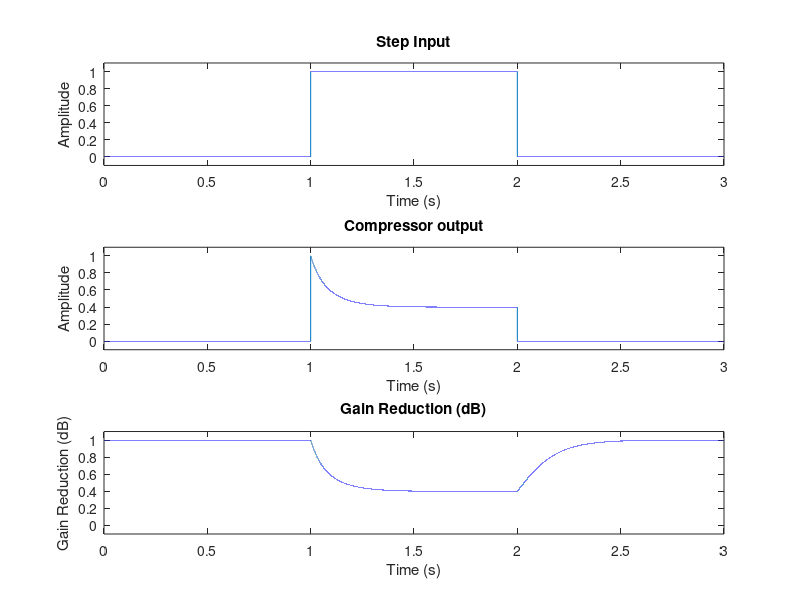

Reproduce this figure in MATLAB.
%% Basic compressor
% This script has been referenced and adapted from the basicComp.m example
% provided in Hack Audio by Eric Tarr.


% Step input signal
Fs = 48000;
Ts = 1/Fs;
x = [zeros(Fs,1); ones(Fs,1); zeros(Fs,1)];
N = length(x);

% Parameters for compressor
T = -12; % Compressor threshold in dBFS
R = 3; % Ratio for compression

responseTime = 0.25; % Time in seconds
alpha = exp(-log(9)/(Fs * responseTime));
gainSmoothPrev = 0; % Initalise smoothing of variable

y = zeros(N,1);
lin_A = zeros(N,1);
% Loop over each sample to see if it is above threshold
for n = 1:N
    %%%%% Calculations
    % Turn the input signal into a unipolar signal on the dB scale
    x_uni = abs(x(n,1));
    x_dB = 20*log10(x_uni/1);
    % Ensure there are no values of negative infinity
    if x_dB < -96
        x_dB = -96;
    end

    % Static characteristics
    if x_dB > T
        gainSC = T + (x_dB - T)/R; % perform downward compression
    else
        gainSC = x_dB; % bypass
    end

    gainChange_dB = gainSC - x_dB;

    % Smooth over the gainChange_dB to alter response time
    gainSmooth = ((1 - alpha) * gainChange_dB) + (alpha * gainSmoothPrev);

    % Convert to linear amplitude scalar
    lin_A(n,1) = 10^(gainSmooth/20);

    %%%%%% Apply linear amplitude from detection path to input sample
    y(n,1) = lin_A(n,1) * x(n,1);

    % Update gainSmoothPrev used in the next sample of the loop
    gainSmoothPrev = gainSmooth;

end


t = [0:N-1] * Ts; t = t(:);

subplot(3,1,1);
plot(t,x); 
title('Step Input');
xlabel('Time (s)');
ylabel('Amplitude');
axis([0 3 -0.1 1.1]);

subplot(3,1,2);
plot(t,y); 
title('Compressor output'); 
xlabel('Time (s)');
ylabel('Amplitude');
axis([0 3 -0.1 1.1]);

subplot(3,1,3);
plot(t,lin_A); 
title('Gain Reduction (dB)');
xlabel('Time (s)');
ylabel('Gain Reduction (dB)');
axis([0 3 -0.1 1.1]);
